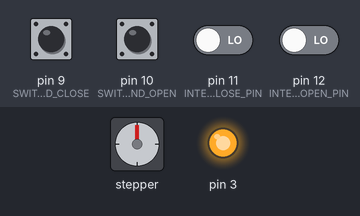
Bench run of a sketch on a simulated Arduino Nano, built with avr-gcc and run on an emulated ATmega328P. Parts: stepper motor, output pins drawn as LEDs (lit = HIGH). Wiring (inferred from the names in the program): stepper motor (2048 steps per turn assumed): coils A0, A1, A2, A3. The inputs (shaded band) are chosen by the test bench; at power-on: pin 9 (SWITCH_COMMAND_CLOSE), pin 10 (SWITCH_COMMAND_OPEN) HIGH, pin 11 (INTERNAL_SWITCH_CLOSE_PIN), pin 12 (INTERNAL_SWITCH_OPEN_PIN) LOW.

Above: at 1.2 s.
1.3 s: pin 9 (SWITCH_COMMAND_CLOSE) pulled LOW for 0.15 s
At 1.55 s:
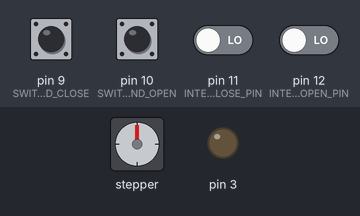
3.1 s: pin 9 (SWITCH_COMMAND_CLOSE) pulled LOW for 3.2 s
At 7.2 s:
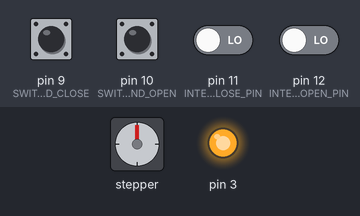
7.9 s: pin 10 (SWITCH_COMMAND_OPEN) pulled LOW for 3.2 s
At 12.1 s:
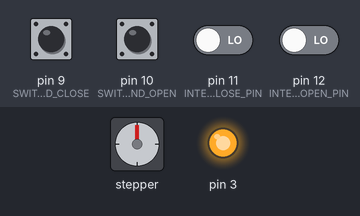
Timing chart, 0 to 13.6 s (numbered marks = the images above; inputs shaded):
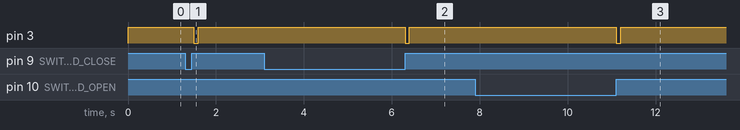

Measured:
- after the input at 1.3 s, pin 3: HIGH → LOW after 0.20 s, → HIGH 0.10 s later
- after the input at 3.1 s, pin 3: HIGH → LOW after 3.2 s, → HIGH 0.10 s later
- after the input at 7.9 s, pin 3: HIGH → LOW after 3.2 s, → HIGH 0.10 s later

The sketch:

CO-Controler.ino
```cpp
#include <Thread.h>
#include <ThreadController.h>
#include "protocol.hpp"
#include "door.h"
#include "button.h"
#include "serial_listener.h"

#define DEBUG false

#define INTERNAL_SWITCH_OPEN_PIN 12
#define INTERNAL_SWITCH_CLOSE_PIN 11
#define INTERNAL_MOTOR_1_PIN A3
#define INTERNAL_MOTOR_2_PIN A2

#define EXTERNAL_SWITCH_OPEN_PIN 8
#define EXTERNAL_SWITCH_CLOSE_PIN 7
#define EXTERNAL_MOTOR_1_PIN A1
#define EXTERNAL_MOTOR_2_PIN A0


#define SWITCH_COMMAND_OPEN 10
#define SWITCH_COMMAND_CLOSE 9
#define PS_ON 3


ThreadController controller = ThreadController();

Thread motorThread = Thread();
Thread serialThread = Thread();
Thread buttonThread = Thread();

Door internal(
  INTERNAL_MOTOR_1_PIN,
  INTERNAL_MOTOR_2_PIN,
  INTERNAL_SWITCH_OPEN_PIN,
  INTERNAL_SWITCH_CLOSE_PIN,
  PS_ON);

Door external(
  EXTERNAL_MOTOR_1_PIN,
  EXTERNAL_MOTOR_2_PIN,
  EXTERNAL_SWITCH_OPEN_PIN,
  EXTERNAL_SWITCH_CLOSE_PIN,
  PS_ON);

Button open_switch(SWITCH_COMMAND_OPEN);
Button close_switch(SWITCH_COMMAND_CLOSE);

SerialListener listener;

void open_door(){
  if (DEBUG)  Serial.println("open_door");
  internal.open();
  //external.open();
}

void close_door(){
  if (DEBUG)  Serial.println("close_door");
  internal.close();
  //external.close();
}

void setup(void) {

  Serial.begin(57600);
  if (DEBUG) Serial.println("INIT - Start");


  // Init stepper motor
  internal.init();
  external.init();
  open_switch.init();
  close_switch.init();
  listener.init();
  listener.on_receive(QUERY_STATE, [](){
    if ( internal.is_open() ){
      Serial.println(RESPONSE_IS_OPEN);
    } else if ( internal.is_open() ){
      Serial.println(RESPONSE_IS_CLOSE);
    } else {
      Serial.println(RESPONSE_IS_UNKNOW);
    }
  });
  listener.on_receive(ACTION_OPEN, open_door);
  listener.on_receive(ACTION_CLOSE, close_door);

  open_switch.on_press(open_door);

  close_switch.on_press(close_door);


  motorThread.onRun( []() {
    internal.run();
    external.run();
  });

  serialThread.onRun( []() {
      listener.run();
  });


  buttonThread.onRun( []() {
    open_switch.run();
    close_switch.run();
  });

  serialThread.setInterval(100);
  buttonThread.setInterval(100);
  motorThread.setInterval(100);

  controller.add(&motorThread);
  controller.add(&serialThread);
  controller.add(&buttonThread);

  if (DEBUG) Serial.println("INIT - Stop");

}

void loop(void) {
  controller.run();
}
```

button.h
```cpp
#ifndef BUTTON_H
#define BUTTON_H

class Button {

private:
    int pin_id;
    bool previous_state;

    void (*function_pressed)();

public:
    Button(int);
    void init();
    bool is_pressed();
    void on_press(void (*function)());
    void run();

};

#endif //BUTTON_H
```

door.h
```cpp
#ifndef DOOR_H
#define DOOR_H

class Door {

private:
    int motor_port_1;
    int motor_port_2;
    int sensor_open;
    int sensor_close;
    int ps_on;

    bool ask_open = false;
    bool ask_close = false;

public:
    Door(int, int, int, int, int);
    void init();
    bool is_open();
    bool is_close();
    void open();
    void close();
    void run();

};

#endif //DOOR_H
```

protocol.hpp
```cpp
#define QUERY_STATE "#Q-S"
#define RESPONSE_IS_OPEN "#R-O"
#define RESPONSE_IS_CLOSE "#R-C"
#define RESPONSE_IS_UNKNOW "#R-U"
#define QUERY_STATUS_INIT_START "#S-IS"
#define QUERY_STATUS_INIT_CONNECTED "#S-IC"
#define QUERY_STATUS_INIT_DONE "#S-ID"
#define ACTION_OPEN "#A-O"
#define ACTION_CLOSE "#A-C"
```

serial_listener.h
```cpp
#ifndef SERIAL_H
#define SERIAL_H

class SerialListener {

private:
    struct handler {
        char* trigger;
        void (*function)();
    };
    uint16_t handlers_size = 0;
    handler handlers[128];
    char buffer[256];

public:
    SerialListener();
    void init();
    void on_receive(char[], void (*function)());
    void run();

};

#endif //SERIAL_H
```

button.cpp
```cpp
#include <Arduino.h>
#include "button.h"

#define DEBUG false

Button::Button( int pin_id):
        pin_id(pin_id) {
  function_pressed = NULL;
}


void Button::init(){
  pinMode(pin_id, INPUT);
  previous_state = digitalRead(pin_id);
}

bool Button::is_pressed(){
  return digitalRead(pin_id);
}

void Button::on_press(void (*function)()){
  function_pressed = function;
}

void Button::run(){
  bool state = digitalRead(pin_id);
  if (state && !previous_state) {
    function_pressed();
  }
  previous_state = state;
}
```

door.cpp
```cpp
#include <Arduino.h>
#include "door.h"

#define DEBUG false

Door::Door( int motor_port_1, int motor_port_2, int sensor_open, int sensor_close, int ps_on):
        motor_port_1(motor_port_1),
        motor_port_2(motor_port_2),
        sensor_open(sensor_open),
        sensor_close(sensor_close),
        ps_on(ps_on) { }


void Door::init(){
  pinMode(sensor_open, INPUT);
  pinMode(sensor_close, INPUT);
  pinMode(motor_port_1, OUTPUT);
  pinMode(motor_port_2, OUTPUT);
  pinMode(ps_on, OUTPUT);

  digitalWrite(motor_port_1, LOW);
  digitalWrite(motor_port_2, LOW);
  digitalWrite(ps_on, HIGH);
}


bool Door::is_open(){

  if (DEBUG) {
    if (!digitalRead(sensor_open)) Serial.println("Door::is_open = true");
    else Serial.println("Door::is_open = false");
  }

  return !digitalRead(sensor_open);
}

bool Door::is_close(){

  if (DEBUG) {
    if (!digitalRead(sensor_close)) Serial.println("Door::is_close = true");
    else Serial.println("Door::is_close = false");
  }

  return !digitalRead(sensor_close);
}

void Door::open(){
  ask_open = true;
  ask_close = false;
  digitalWrite(ps_on, LOW);
}

void Door::close(){
  if (DEBUG) Serial.println("Door::close");
  ask_close = true;
  ask_open = false;
  digitalWrite(ps_on, LOW);
}

void Door::run(){
  if(ask_open){
    if (is_open()) {
      digitalWrite(ps_on, HIGH);
      ask_open = false;
    } else {
        digitalWrite(motor_port_1, LOW);
        digitalWrite(motor_port_2, HIGH);
    }
  } else if(ask_close) {
    if (is_close()) {
      digitalWrite(ps_on, HIGH);
      ask_close = false;
    } else {
        digitalWrite(motor_port_1, HIGH);
        digitalWrite(motor_port_2, LOW);
    }
  } else {
        digitalWrite(motor_port_1, LOW);
        digitalWrite(motor_port_2, LOW);
  }
}
```

serial_listener.cpp
```cpp
#include <Arduino.h>
#include "serial_listener.h"

#define DEBUG false

SerialListener::SerialListener( ) {
}


void SerialListener::init(){
  if (DEBUG) Serial.println("SerialListener::init");
  buffer[0]= 0;
}

void SerialListener::on_receive(char handler_text[], void (*function)()){
  if (DEBUG) {
    Serial.print("SerialListener::on_receive ");
    Serial.print(handlers_size);
    Serial.print(" ");
    Serial.print(handler_text);
    Serial.println();
  }
  handlers[handlers_size] = {
    handler_text,
    function
  };
  ++ handlers_size;
}

void SerialListener::run(){
  if (Serial.available()){
    if (DEBUG) Serial.println("SerialListener::run availlable");
    char buffer[256];
    buffer[0] = 0;
    uint16_t cpt_buffer = 0;
    uint8_t cpt = 100;

    while((cpt_buffer == 0 || buffer[cpt_buffer - 1] != '\n') && cpt > 0){
      if (Serial.available()){
        buffer[cpt_buffer] = Serial.read();
        ++ cpt_buffer;
        buffer[cpt_buffer] = 0;
      } else {
        -- cpt;
        delay(10);
      }

    }
    if (DEBUG) {
      Serial.print("cpt = ");
      Serial.println(cpt_buffer);
      Serial.print("buffer = ");
      Serial.println(buffer);
      Serial.print("last = ");
      Serial.println((int)buffer[cpt_buffer-1]);
    }

    if ( cpt_buffer > 2 ) {
      for( uint16_t i = (uint16_t)0; i < handlers_size; ++i){
        if (DEBUG){
          Serial.print("handler ");
          Serial.print(i);
          Serial.print(" ");
          Serial.print(handlers[i].trigger);
          Serial.println();
        }

        if(strncmp(buffer, handlers[i].trigger, cpt_buffer-2) == 0){
          if (DEBUG){
            Serial.print("SerialListener::run handler found = ");
            Serial.print(i);
            Serial.println();
          }
          handlers[i].function();
        }
      }
    }
  }
}
```
